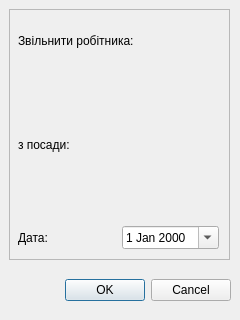
<?xml version="1.0" encoding="UTF-8"?>
<ui version="4.0">
 <class>Dialog_fireStaff</class>
 <widget class="QDialog" name="Dialog_fireStaff">
  <property name="geometry">
   <rect>
    <x>0</x>
    <y>0</y>
    <width>240</width>
    <height>320</height>
   </rect>
  </property>
  <property name="windowTitle">
   <string>Звільнити робітника</string>
  </property>
  <widget class="QDialogButtonBox" name="buttonBox">
   <property name="geometry">
    <rect>
     <x>10</x>
     <y>270</y>
     <width>221</width>
     <height>41</height>
    </rect>
   </property>
   <property name="orientation">
    <enum>Qt::Horizontal</enum>
   </property>
   <property name="standardButtons">
    <set>QDialogButtonBox::Cancel|QDialogButtonBox::Ok</set>
   </property>
  </widget>
  <widget class="QFrame" name="frame">
   <property name="geometry">
    <rect>
     <x>9</x>
     <y>9</y>
     <width>221</width>
     <height>251</height>
    </rect>
   </property>
   <property name="frameShape">
    <enum>QFrame::StyledPanel</enum>
   </property>
   <property name="frameShadow">
    <enum>QFrame::Raised</enum>
   </property>
   <widget class="QWidget" name="verticalLayoutWidget">
    <property name="geometry">
     <rect>
      <x>9</x>
      <y>9</y>
      <width>201</width>
      <height>231</height>
     </rect>
    </property>
    <layout class="QVBoxLayout" name="verticalLayout">
     <item>
      <widget class="QLabel" name="label">
       <property name="text">
        <string>Звільнити робітника:</string>
       </property>
      </widget>
     </item>
     <item>
      <widget class="QLabel" name="staffNameSurname">
       <property name="text">
        <string/>
       </property>
       <property name="alignment">
        <set>Qt::AlignCenter</set>
       </property>
      </widget>
     </item>
     <item>
      <widget class="QLabel" name="label_3">
       <property name="text">
        <string>з посади:</string>
       </property>
      </widget>
     </item>
     <item>
      <widget class="QLabel" name="positioin">
       <property name="text">
        <string/>
       </property>
       <property name="alignment">
        <set>Qt::AlignCenter</set>
       </property>
      </widget>
     </item>
     <item>
      <layout class="QGridLayout" name="gridLayout">
       <item row="0" column="0">
        <widget class="QLabel" name="label_5">
         <property name="text">
          <string>Дата:</string>
         </property>
        </widget>
       </item>
       <item row="0" column="1">
        <widget class="QDateEdit" name="fireDate">
         <property name="cursor">
          <cursorShape>PointingHandCursor</cursorShape>
         </property>
         <property name="calendarPopup">
          <bool>true</bool>
         </property>
        </widget>
       </item>
      </layout>
     </item>
    </layout>
   </widget>
  </widget>
 </widget>
 <resources/>
 <connections>
  <connection>
   <sender>buttonBox</sender>
   <signal>accepted()</signal>
   <receiver>Dialog_fireStaff</receiver>
   <slot>accept()</slot>
   <hints>
    <hint type="sourcelabel">
     <x>248</x>
     <y>254</y>
    </hint>
    <hint type="destinationlabel">
     <x>157</x>
     <y>274</y>
    </hint>
   </hints>
  </connection>
  <connection>
   <sender>buttonBox</sender>
   <signal>rejected()</signal>
   <receiver>Dialog_fireStaff</receiver>
   <slot>reject()</slot>
   <hints>
    <hint type="sourcelabel">
     <x>316</x>
     <y>260</y>
    </hint>
    <hint type="destinationlabel">
     <x>286</x>
     <y>274</y>
    </hint>
   </hints>
  </connection>
 </connections>
</ui>
